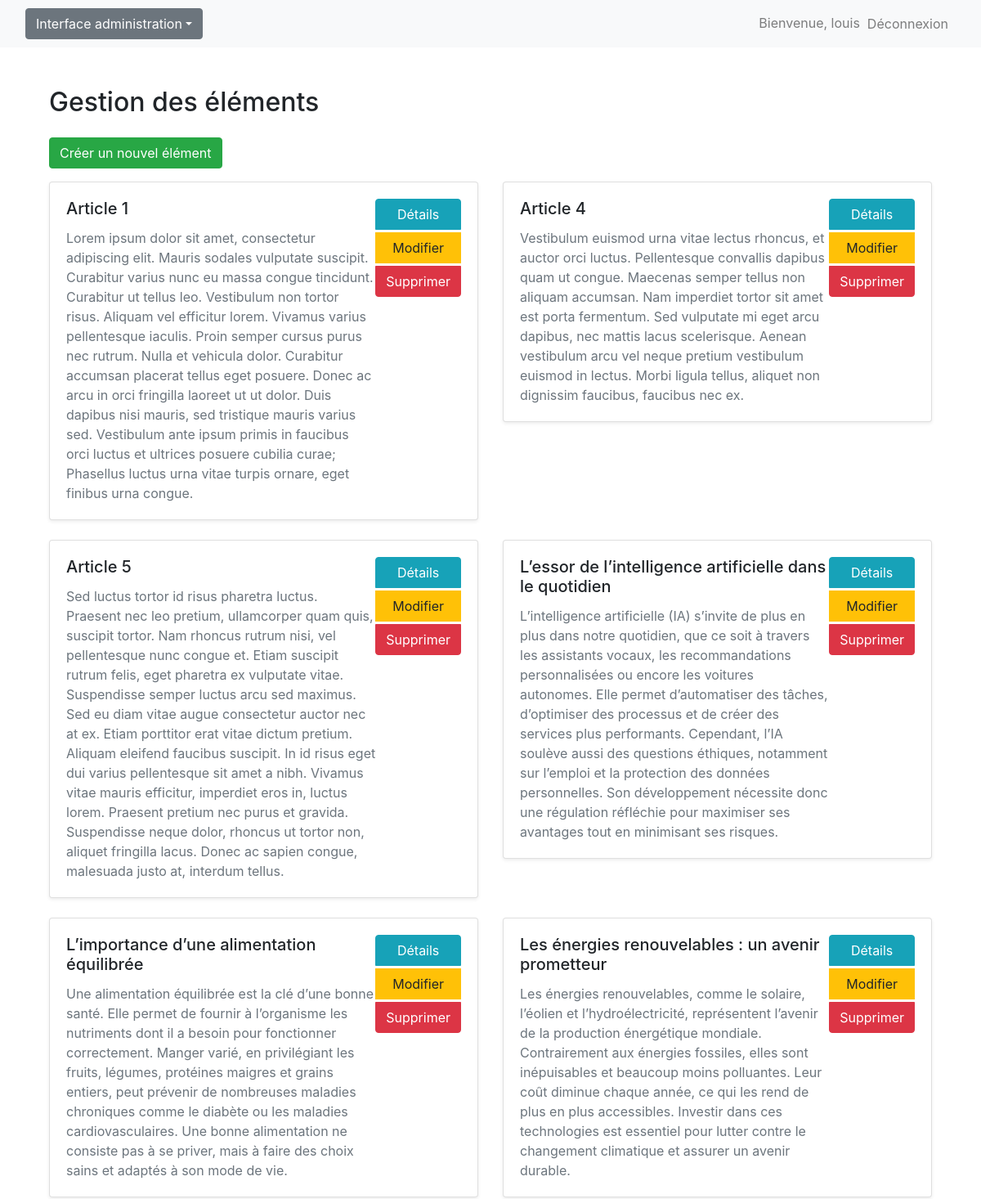
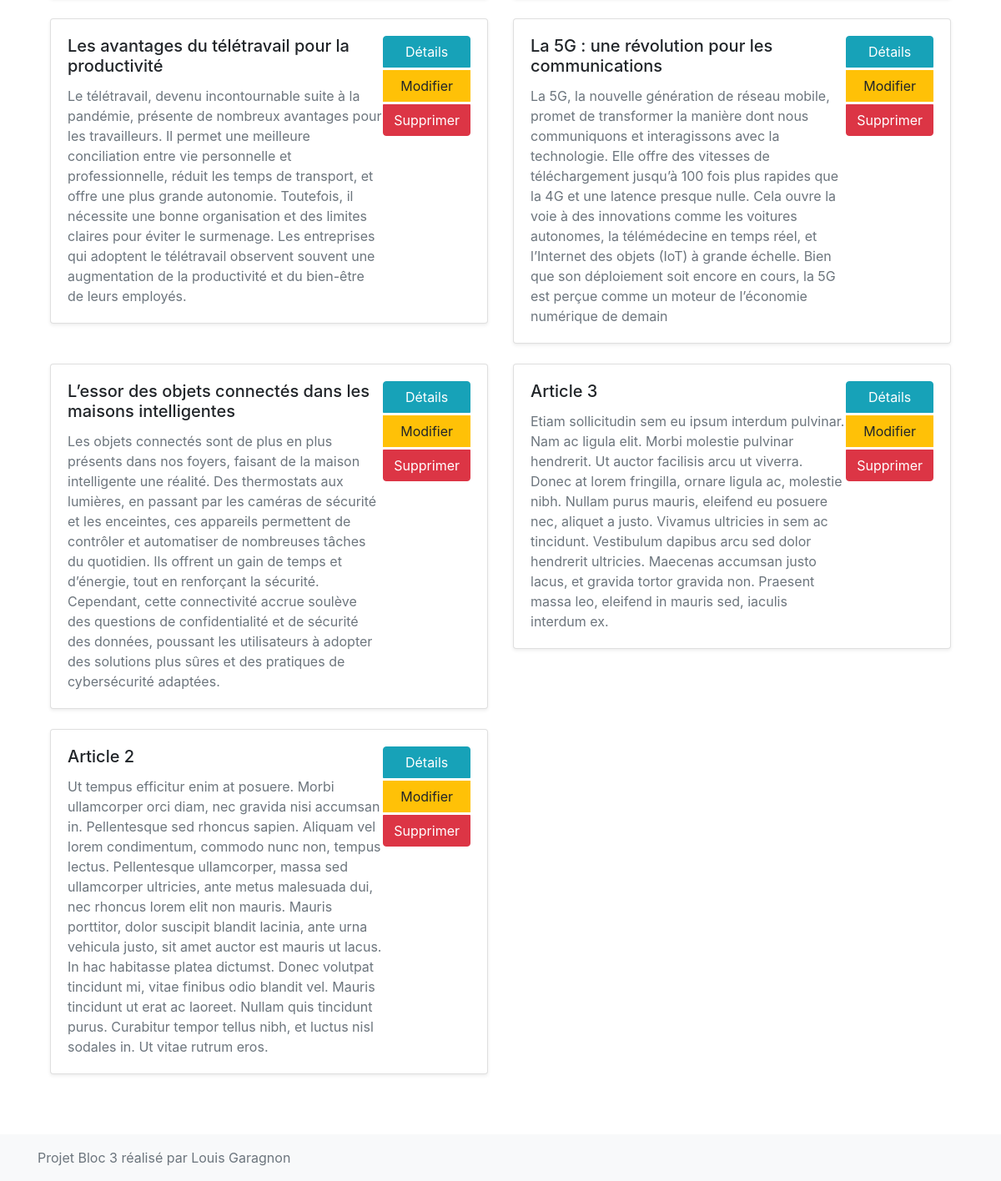
The app's page /items/ (signed in) with its own data (2 pictures, top to bottom).
### manage_data/models.py (models this page shows)
class Item(models.Model):
    name = models.CharField(max_length=100)
    description = models.TextField()
    created_at = models.DateTimeField(auto_now_add=True)
    updated_at = models.DateTimeField(auto_now=True)

### manage_data/views.py (the view)
# urls.py: path('', ItemListView.as_view(), name='item-list'),
class ItemListView(LoginRequiredMixin, ListView):
    model = Item
    template_name = 'manage_data/item_list.html'
    context_object_name = 'items'

### manage_data/templates/manage_data/item_list.html (shortened to what this page needs)
{% extends 'base.html' %}
{% block content %}
<div class="container mt-4">
    <h2 class="mb-4">Gestion des éléments</h2>
    <a href="{% url 'item-create' %}" class="btn btn-success mb-3">Créer un nouvel élément</a>
    <div class="row">
        {% for item in items %}
        <div class="col-md-6 mb-4">
            <div class="card shadow-sm">
                <div class="card-body d-flex justify-content-between align-items-start">
                    <div>
                        <h5 class="card-title">{{ item.name }}</h5>
                        <p class="card-text text-muted">{{ item.description }}</p>
                    </div>
                    <div class="btn-group-vertical">
                        <a href="{% url 'item-detail' item.pk %}" class="btn btn-info mb-1">Détails</a>
                        <a href="{% url 'item-update' item.pk %}" class="btn btn-warning mb-1">Modifier</a>
                        <a href="{% url 'item-delete' item.pk %}" class="btn btn-danger">Supprimer</a>
                    </div>
                </div>
            </div>
        </div>
        {% endfor %}
    </div>
</div>
{% endblock %}

### manage_data/templates/base.html (shortened to what this page needs)
<!DOCTYPE html>
<html lang="fr">
<head>
    <link rel="stylesheet" href="https://stackpath.bootstrapcdn.com/bootstrap/4.5.2/css/bootstrap.min.css">
</head>
<body>
    <nav class="navbar navbar-expand-lg navbar-light bg-light">
        <div class="container-fluid">
            <div class="dropdown">
                <button class="btn btn-secondary dropdown-toggle" type="button" id="dropdownMenuButton" data-toggle="dropdown" aria-haspopup="true" aria-expanded="false">
                    Interface administration</button>
            </div>
        <div class="collapse navbar-collapse justify-content-end">
            <ul class="navbar-nav">
                {% if user.is_authenticated %}
                <li class="nav-item">
                    <span class="navbar-text">Bienvenue, {{ user.username }}</span>
                </li>
                <li class="nav-item">
                <form method="POST" action="{% url 'logout' %}">
                    <button type="submit" class="btn btn-link nav-link">
                        Déconnexion
                    </button>
                </form>
            </li>
                {% endif %}
            </ul>
        </div>
    </nav>
    <div class="container mt-4">
        {% block content %}
        {% endblock %}
    </div>
    <footer class="bg-light text-muted py-3 mt-5">
        <div class="container">
            <div class="row">
                <div class="col-md-6">
                    <p class="mb-0">Projet Bloc 3 réalisé par Louis Garagnon</p>
                </div>
            </div>
        </div>
    </footer>
</body>
</html>

### manage_data/templates/base.html (style rules this page uses)
html, body { height: 100%; }
body { display: flex; flex-direction: column; }
.container { flex: 1; }
footer { position: relative; bottom: 0; width: 100%; }

### records on screen
Item: name "Article 1", description "Lorem ipsum dolor sit amet, consectetur adipiscing elit. Mauris sodales vulputate suscipit. Curabitur varius nunc eu massa congue tincidunt. Curabitur ut tellus leo. Vestibulum non tortor risus. Aliquam vel efficitur lorem. Vivamus varius pellentesque iaculis. Proin semper cursus purus nec rutrum. Nulla et vehicula dolor. Curabitur accumsan placerat tellus eget posuere. Donec ac arcu in orci fringilla laoreet ut ut dolor. Duis dapibus nisi mauris, sed tristique mauris varius sed. Vestibulum ante ipsum primis in faucibus orci luctus et ultrices posuere cubilia curae; Phasellus luctus urna vitae turpis ornare, eget finibus urna congue."
Item: name "Article 4", description "Vestibulum euismod urna vitae lectus rhoncus, et auctor orci luctus. Pellentesque convallis dapibus quam ut congue. Maecenas semper tellus non aliquam accumsan. Nam imperdiet tortor sit amet est porta fermentum. Sed vulputate mi eget arcu dapibus, nec mattis lacus scelerisque. Aenean vestibulum arcu vel neque pretium vestibulum euismod in lectus. Morbi ligula tellus, aliquet non dignissim faucibus, faucibus nec ex."
Item: name "Article 5", description "Sed luctus tortor id risus pharetra luctus. Praesent nec leo pretium, ullamcorper quam quis, suscipit tortor. Nam rhoncus rutrum nisi, vel pellentesque nunc congue et. Etiam suscipit rutrum felis, eget pharetra ex vulputate vitae. Suspendisse semper luctus arcu sed maximus. Sed eu diam vitae augue consectetur auctor nec at ex. Etiam porttitor erat vitae dictum pretium. Aliquam eleifend faucibus suscipit. In id risus eget dui varius pellentesque sit amet a nibh. Vivamus vitae mauris efficitur, imperdiet eros in, luctus lorem. Praesent pretium nec purus et gravida. Suspendisse neque dolor, rhoncus ut tortor non, aliquet fringilla lacus. Donec ac sapien congue, malesuada justo at, interdum…"
Item: name "L’essor de l’intelligence artificielle dans le quotidien", description "L’intelligence artificielle (IA) s’invite de plus en plus dans notre quotidien, que ce soit à travers les assistants vocaux, les recommandations personnalisées ou encore les voitures autonomes. Elle permet d’automatiser des tâches, d’optimiser des processus et de créer des services plus performants. Cependant, l’IA soulève aussi des questions éthiques, notamment sur l’emploi et la protection des données personnelles. Son développement nécessite donc une régulation réfléchie pour maximiser ses avantages tout en minimisant ses risques."
Item: name "L’importance d’une alimentation équilibrée", description "Une alimentation équilibrée est la clé d’une bonne santé. Elle permet de fournir à l’organisme les nutriments dont il a besoin pour fonctionner correctement. Manger varié, en privilégiant les fruits, légumes, protéines maigres et grains entiers, peut prévenir de nombreuses maladies chroniques comme le diabète ou les maladies cardiovasculaires. Une bonne alimentation ne consiste pas à se priver, mais à faire des choix sains et adaptés à son mode de vie."
Item: name "Les énergies renouvelables : un avenir prometteur", description "Les énergies renouvelables, comme le solaire, l’éolien et l’hydroélectricité, représentent l’avenir de la production énergétique mondiale. Contrairement aux énergies fossiles, elles sont inépuisables et beaucoup moins polluantes. Leur coût diminue chaque année, ce qui les rend de plus en plus accessibles. Investir dans ces technologies est essentiel pour lutter contre le changement climatique et assurer un avenir durable."
Item: name "Les avantages du télétravail pour la productivité", description "Le télétravail, devenu incontournable suite à la pandémie, présente de nombreux avantages pour les travailleurs. Il permet une meilleure conciliation entre vie personnelle et professionnelle, réduit les temps de transport, et offre une plus grande autonomie. Toutefois, il nécessite une bonne organisation et des limites claires pour éviter le surmenage. Les entreprises qui adoptent le télétravail observent souvent une augmentation de la productivité et du bien-être de leurs employés."
Item: name "La 5G : une révolution pour les communications", description "La 5G, la nouvelle génération de réseau mobile, promet de transformer la manière dont nous communiquons et interagissons avec la technologie. Elle offre des vitesses de téléchargement jusqu’à 100 fois plus rapides que la 4G et une latence presque nulle. Cela ouvre la voie à des innovations comme les voitures autonomes, la télémédecine en temps réel, et l’Internet des objets (IoT) à grande échelle. Bien que son déploiement soit encore en cours, la 5G est perçue comme un moteur de l’économie numérique de demain"
Item: name "L’essor des objets connectés dans les maisons intelligentes", description "Les objets connectés sont de plus en plus présents dans nos foyers, faisant de la maison intelligente une réalité. Des thermostats aux lumières, en passant par les caméras de sécurité et les enceintes, ces appareils permettent de contrôler et automatiser de nombreuses tâches du quotidien. Ils offrent un gain de temps et d’énergie, tout en renforçant la sécurité. Cependant, cette connectivité accrue soulève des questions de confidentialité et de sécurité des données, poussant les utilisateurs à adopter des solutions plus sûres et des pratiques de cybersécurité adaptées."
Item: name "Article 3", description "Etiam sollicitudin sem eu ipsum interdum pulvinar. Nam ac ligula elit. Morbi molestie pulvinar hendrerit. Ut auctor facilisis arcu ut viverra. Donec at lorem fringilla, ornare ligula ac, molestie nibh. Nullam purus mauris, eleifend eu posuere nec, aliquet a justo. Vivamus ultricies in sem ac tincidunt. Vestibulum dapibus arcu sed dolor hendrerit ultricies. Maecenas accumsan justo lacus, et gravida tortor gravida non. Praesent massa leo, eleifend in mauris sed, iaculis interdum ex."
Item: name "Article 2", description "Ut tempus efficitur enim at posuere. Morbi ullamcorper orci diam, nec gravida nisi accumsan in. Pellentesque sed rhoncus sapien. Aliquam vel lorem condimentum, commodo nunc non, tempus lectus. Pellentesque ullamcorper, massa sed ullamcorper ultricies, ante metus malesuada dui, nec rhoncus lorem elit non mauris. Mauris porttitor, dolor suscipit blandit lacinia, ante urna vehicula justo, sit amet auctor est mauris ut lacus. In hac habitasse platea dictumst. Donec volutpat tincidunt mi, vitae finibus odio blandit vel. Mauris tincidunt ut erat ac laoreet. Nullam quis tincidunt purus. Curabitur tempor tellus nibh, et luctus nisl sodales in. Ut vitae rutrum eros."

### other values on screen
{{ user.username }} "louis"
